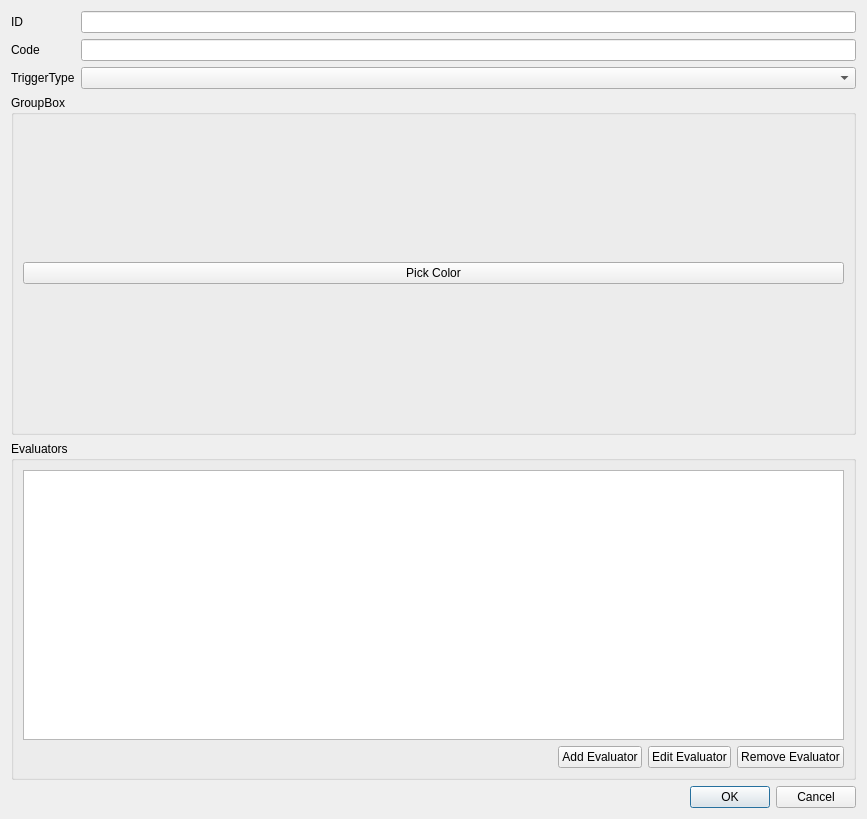
<?xml version="1.0" encoding="UTF-8"?>
<ui version="4.0">
 <class>SysOvrvTriggerEditorWidget</class>
 <widget class="QWidget" name="SysOvrvTriggerEditorWidget">
  <property name="geometry">
   <rect>
    <x>0</x>
    <y>0</y>
    <width>867</width>
    <height>819</height>
   </rect>
  </property>
  <property name="sizePolicy">
   <sizepolicy hsizetype="MinimumExpanding" vsizetype="MinimumExpanding">
    <horstretch>0</horstretch>
    <verstretch>0</verstretch>
   </sizepolicy>
  </property>
  <property name="windowTitle">
   <string>Trigger editor</string>
  </property>
  <layout class="QVBoxLayout" name="verticalLayout">
   <item>
    <layout class="QFormLayout" name="formLayout">
     <item row="0" column="0">
      <widget class="QLabel" name="IDLabel">
       <property name="text">
        <string>ID</string>
       </property>
      </widget>
     </item>
     <item row="0" column="1">
      <widget class="QLineEdit" name="IDLineEdit"/>
     </item>
     <item row="1" column="0">
      <widget class="QLabel" name="CodeLabel">
       <property name="text">
        <string>Code</string>
       </property>
      </widget>
     </item>
     <item row="1" column="1">
      <widget class="QLineEdit" name="CodeLineEdit"/>
     </item>
     <item row="2" column="0">
      <widget class="QLabel" name="TriggerTypeLabel">
       <property name="text">
        <string>TriggerType</string>
       </property>
      </widget>
     </item>
     <item row="2" column="1">
      <widget class="QComboBox" name="TriggerTypeComboBox"/>
     </item>
    </layout>
   </item>
   <item>
    <widget class="QGroupBox" name="groupBox">
     <property name="sizePolicy">
      <sizepolicy hsizetype="Preferred" vsizetype="Expanding">
       <horstretch>0</horstretch>
       <verstretch>0</verstretch>
      </sizepolicy>
     </property>
     <property name="title">
      <string>GroupBox</string>
     </property>
     <layout class="QVBoxLayout" name="verticalLayout_2">
      <item>
       <widget class="QPushButton" name="pushButton">
        <property name="text">
         <string>Pick Color</string>
        </property>
       </widget>
      </item>
     </layout>
    </widget>
   </item>
   <item>
    <widget class="QGroupBox" name="groupBox_2">
     <property name="title">
      <string>Evaluators</string>
     </property>
     <layout class="QVBoxLayout" name="verticalLayout_3">
      <item>
       <widget class="QTableView" name="EvaluatorTableView">
        <property name="sizePolicy">
         <sizepolicy hsizetype="MinimumExpanding" vsizetype="Expanding">
          <horstretch>0</horstretch>
          <verstretch>0</verstretch>
         </sizepolicy>
        </property>
        <property name="alternatingRowColors">
         <bool>true</bool>
        </property>
        <property name="selectionMode">
         <enum>QAbstractItemView::SingleSelection</enum>
        </property>
        <property name="selectionBehavior">
         <enum>QAbstractItemView::SelectRows</enum>
        </property>
        <attribute name="horizontalHeaderDefaultSectionSize">
         <number>200</number>
        </attribute>
        <attribute name="horizontalHeaderStretchLastSection">
         <bool>true</bool>
        </attribute>
        <attribute name="verticalHeaderVisible">
         <bool>false</bool>
        </attribute>
       </widget>
      </item>
      <item>
       <layout class="QHBoxLayout" name="horizontalLayout">
        <item>
         <spacer name="horizontalSpacer">
          <property name="orientation">
           <enum>Qt::Horizontal</enum>
          </property>
          <property name="sizeHint" stdset="0">
           <size>
            <width>40</width>
            <height>20</height>
           </size>
          </property>
         </spacer>
        </item>
        <item>
         <widget class="QPushButton" name="AddEvaluatorPushButton">
          <property name="text">
           <string>Add Evaluator</string>
          </property>
         </widget>
        </item>
        <item>
         <widget class="QPushButton" name="EditEvaluatorPushButton">
          <property name="text">
           <string>Edit Evaluator</string>
          </property>
         </widget>
        </item>
        <item>
         <widget class="QPushButton" name="RemoveEvaluatorPushButton">
          <property name="text">
           <string>Remove Evaluator</string>
          </property>
         </widget>
        </item>
       </layout>
      </item>
     </layout>
    </widget>
   </item>
   <item>
    <widget class="QDialogButtonBox" name="buttonBox">
     <property name="standardButtons">
      <set>QDialogButtonBox::Cancel|QDialogButtonBox::Ok</set>
     </property>
     <property name="centerButtons">
      <bool>false</bool>
     </property>
    </widget>
   </item>
  </layout>
 </widget>
 <resources/>
 <connections/>
</ui>
